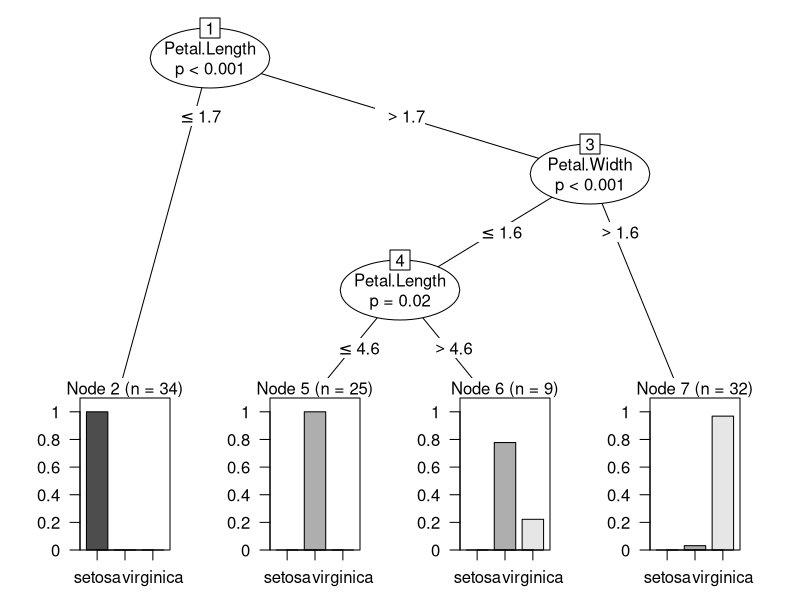

Here is the R script that generated this plot:
##author:sitimariyah

#install library party
install.packages("party")
#load library
library(party)

#prepare training and testing dataset
datasetIris = iris
Sample = sample(1:150, 50)
Testing = datasetIris[Sample, ]
Learning = datasetIris[-Sample, ]

#membuat classifier
tree = ctree(Species~., data = Learning)

#plot tree
plot(tree)

#predict testing data
prediction = predict(tree, Testing)
prediction

#confusion matrix & accuracy of model
ConfusionMatrix = table(Testing[, 5], prediction)
Accuracy = sum(diag(ConfusionMatrix))/sum(ConfusionMatrix)
Accuracy
ConfusionMatrix
